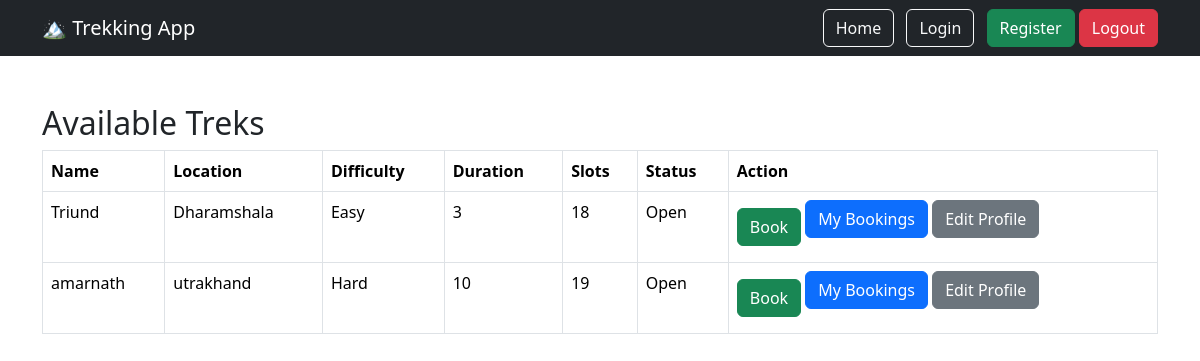
Page /user (signed in) on the committed database.
### models/trek.py (models this page shows)
class Trek(db.Model):
    __tablename__ = "treks"
    id = db.Column( db.Integer, primary_key=True)
    name = db.Column( db.String(100) , nullable=False)
    location = db.Column(db.String(100), nullable=False)
    difficulty = db.Column(db.String(20), nullable=False)
    duration = db.Column( db.Integer , nullable=False)
    slots = db.Column( db.Integer , nullable=False)
    start_date = db.Column( db.Date, nullable=False)
    end_date = db.Column( db.Date , nullable=False)
    status = db.Column( db.String(30), default="Open")
    staff_id = db.Column( db.Integer, db.ForeignKey("users.id"), nullable=True)

### routes/user.py (the view)
@user.route("/user")
@login_required
def dashboard():
    treks = Trek.query.filter_by(
        status="Open"
    ).all()
    return render_template(
        "user/dashboard.html",
        treks=treks
    )

### app.py (called while the page is built)
@login_manager.user_loader
def load_user(user_id):
    return User.query.get(int(user_id))

### templates/user/dashboard.html
{% extends "base.html" %}
{% block content %}
<h2>Available Treks</h2>
<table class="table table-bordered">
    <thead>
        <tr>
            <th>Name</th>
            <th>Location</th>
            <th>Difficulty</th>
            <th>Duration</th>
            <th>Slots</th>
            <th>Status</th>
            <th>Action</th>
        </tr>
    </thead>
    <tbody>
        {% for trek in treks %}
        <tr>
            <td>{{ trek.name }}</td>
            <td>{{ trek.location }}</td>
            <td>{{ trek.difficulty }}</td>
            <td>{{ trek.duration }}</td>
            <td>{{ trek.slots }}</td>
            <td>{{ trek.status }}</td>
            <td>
                <a href="/user/book/{{ trek.id }}" class="btn btn-success">
                    Book
                </a>
                <a href="/user/bookings" class="btn btn-primary mb-3">
                    My Bookings
                </a>
                <a href="/user/profile" class="btn btn-secondary mb-3">
                    Edit Profile
                </a>
            </td>
        </tr>
        {% endfor %}
    </tbody>
</table>
{% endblock %}

### rows in the picture
Trek: name "Triund", location "Dharamshala", difficulty "Easy", duration "3", slots "18", status "Open"
Trek: name "amarnath", location "utrakhand", difficulty "Hard", duration "10", slots "19", status "Open"
